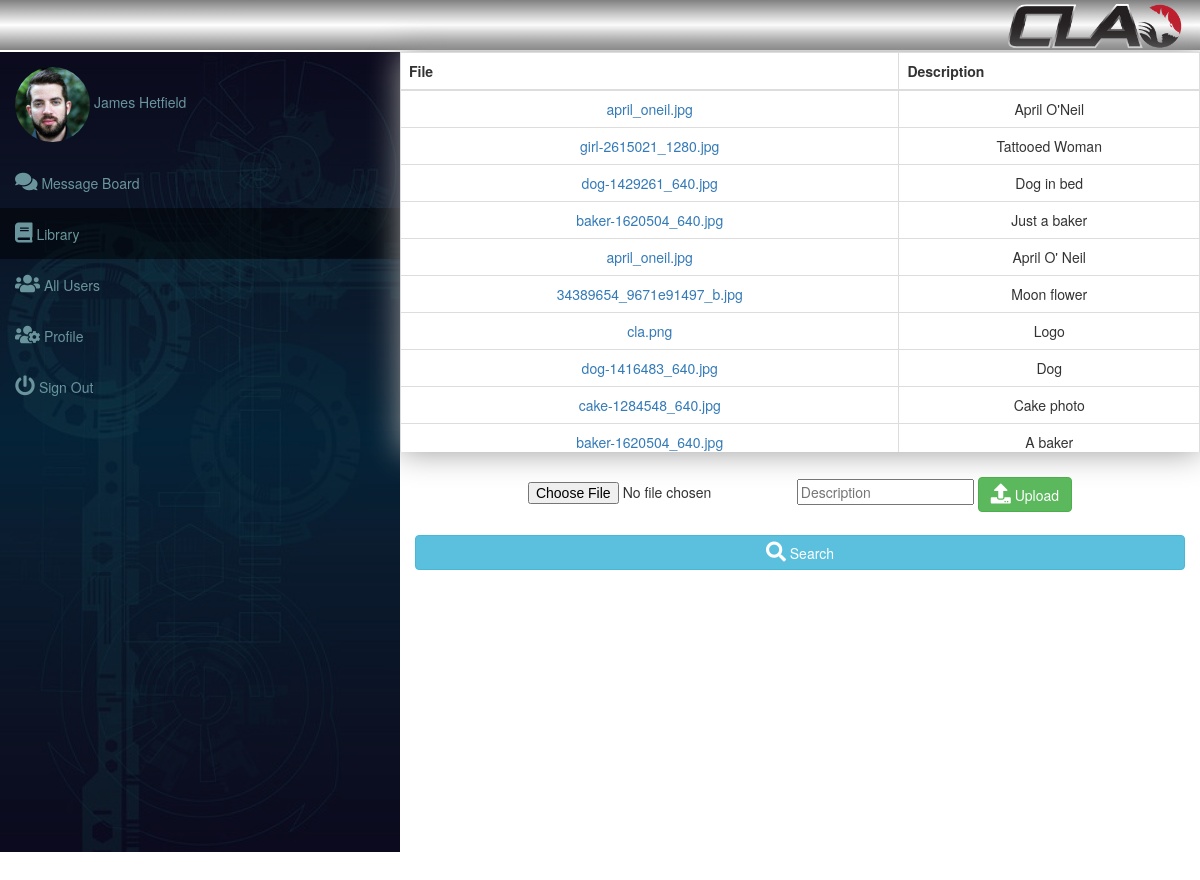
The page /library.php (signed in) on the database its author committed.
### tables this page shows
CREATE TABLE `users` (
  `id` int(11) NOT NULL,
  `user_level` tinyint(1) NOT NULL DEFAULT '0',
  `name` varchar(100) NOT NULL,
  `user_name` varchar(100) NOT NULL,
  `password` varchar(255) NOT NULL,
  `photo` text NOT NULL
);

CREATE TABLE `library` (
  `id` int(11) NOT NULL,
  `name` varchar(255) NOT NULL,
  `mime` varchar(255) NOT NULL,
  `data` longblob NOT NULL,
  `description` text NOT NULL
);

### library.php (the view, shortened to what this page needs)
<?php
include "includes/db.php";
?>
<!DOCTYPE html>
<html lang="en">
<head>
	<link rel="stylesheet" media="screen" href="https://cdnjs.cloudflare.com/ajax/libs/twitter-bootstrap/3.3.5/css/bootstrap.min.css">
	<link rel="stylesheet" href="https://use.fontawesome.com/releases/v5.5.0/css/all.css">
	<link rel="stylesheet" href="css/style.css">
	<link rel="stylesheet" href="css/library.css">
</head>
<body>
	<div class="container-fluid">
      <div class="row header">
          <div class="col-xs-12">
             <img src="images/cla.png" alt="">
          </div>
      </div>
        <div id="content" class="row">
<?php include "includes/dashboard_controls.php"; ?>
            <div id="library_table_div" class="col-xs-8">
                <table id="library_table" class="table table-bordered">
                    <thead>
                        <tr>
                            <th>File</th>
                            <th>Description</th>
                        </tr>
                    </thead>
                    <tbody>
                <?php
                $query = "SELECT * FROM library ORDER BY id DESC";
                $result = mysqli_query($connection, $query);
                ?>
                <?php while($row = mysqli_fetch_assoc($result)) : ?>
                <tr>
                    <td><a target="_blank" href="view.php?id=<?php echo $row['id']; ?>"><?php echo $row['name']; ?></a></td>
                    <td><?php echo $row['description']; ?></td>
                </tr>
                <?php endwhile; ?>
                    </tbody>
                </table>
            </div>
           <div id="files_input_form" class="col-xs-8">
                 <form method="post" enctype="multipart/form-data">
                     <div class="form-group">
                         <input name="library_file" type="file">
                         <input type="text" name="file_description" placeholder="Description">
                         <button name="submit" id="send_from_ajax" class="btn btn-success"><i class="fas fa-upload"></i> Upload</button>
                     </div>
                 </form>
               <button id="search_files" class="btn btn-info btn-block"><i class="fas fa-search"></i> Search</button>
           </div>
        </div>
	</div>
</body>
</html>

### includes/dashboard_controls.php (shortened to what this page needs)
<?php
    $dashboard_user_name = $_SESSION['username'];
    $dashboard_query = "SELECT * FROM users WHERE user_name = '$dashboard_user_name'";
    $dashboard_result = mysqli_query($connection, $dashboard_query);
    $dashboard_row = mysqli_fetch_assoc($dashboard_result);
?>
<div id="user_dashboard" class="col-xs-4">
  <div id="dashboard_inner_wrapper">
  <ul>
      <li><img src="images/<?php echo $dashboard_row['photo']; ?>" alt=""> <?php echo $_SESSION['name']; ?></li>
      <a href="connect.php"><li id="connect_link"><i class="fas fa-comments"></i> Message Board</li></a>
      <a href="library.php"><li id="library_link"><i class="fas fa-book"></i> Library</li></a>
      <a href="all_users.php"><li id="all_users_link"><i class="fas fa-users"></i> All Users</li></a>
      <a href="profile.php"><li id="profile_link"><i class="fas fa-users-cog"></i> Profile</li></a>
      <a href="sign_out.php"><li><i class="fas fa-power-off"></i> Sign Out</li></a>
  </ul>
    </div>
</div>

### css/style.css (style rules this page uses)
.header { border-bottom: 2px solid #fff; margin-bottom: 0 px; background: linear-gradient(gray, white, gray); text-align: right; }
.header img { height: 50px; margin: 0 !important; padding: 0 !important; }
.container-fluid { height: 100%; }
body, html { padding: 0; margin: 0; height: 100%; }
body { background: #fff; }
i { font-size: 20px; }
#user_dashboard { padding: 0; background: url("../images/geometric-1732847_640.jpg"); background-size: cover; height: 100%; min-height: 700px; overflow: auto; }
#user_dashboard img { height: 75px; width: 75px; border-radius: 100%; }
#user_dashboard ul { height: 100% !important; background: rgba(0,0,0,.7); margin: 0; padding: 0; list-style-type: none; color: #6A959D; }
#user_dashboard li { padding-top: 15px; padding-bottom: 15px; padding-left: 15px; margin: 0 !important; }
#user_dashboard a { margin: 0; }
#user_dashboard a { color: #6A959D; text-decoration: none; }
#user_dashboard li { margin-bottom: 25px; }
#dashboard_inner_wrapper { overflow: auto; height: 100%; }
#content { height: 100%; }
input { margin-bottom: 15px; }

### css/library.css (style rules this page uses)
#library_table_div { height: 400px; overflow: auto; padding: 0; margin-bottom: 25px; box-shadow: 0 0 30px #999; }
#search_files { display: inline-block; }
table { background: #fff; text-align: center !important; margin: 0; }
td { vertical-align: middle !important; }
form { text-align: center; margin: auto; width: 100%; }
input { display: inline-block !important; }

### rows shown on the page
users: photo (picture)
library: name "april_oneil.jpg", description "April O'Neil"
library: name "girl-2615021_1280.jpg", description "Tattooed Woman"
library: name "dog-1429261_640.jpg", description "Dog in bed"
library: name "baker-1620504_640.jpg", description "Just a baker"
library: name "april_oneil.jpg", description "April O' Neil"
library: name "34389654_9671e91497_b.jpg", description "Moon flower"
library: name "cla.png", description "Logo"
library: name "dog-1416483_640.jpg", description "Dog"
library: name "cake-1284548_640.jpg", description "Cake photo"
library: name "baker-1620504_640.jpg", description "A baker"

### other values the page prints
$_SESSION['name'] "James Hetfield"
